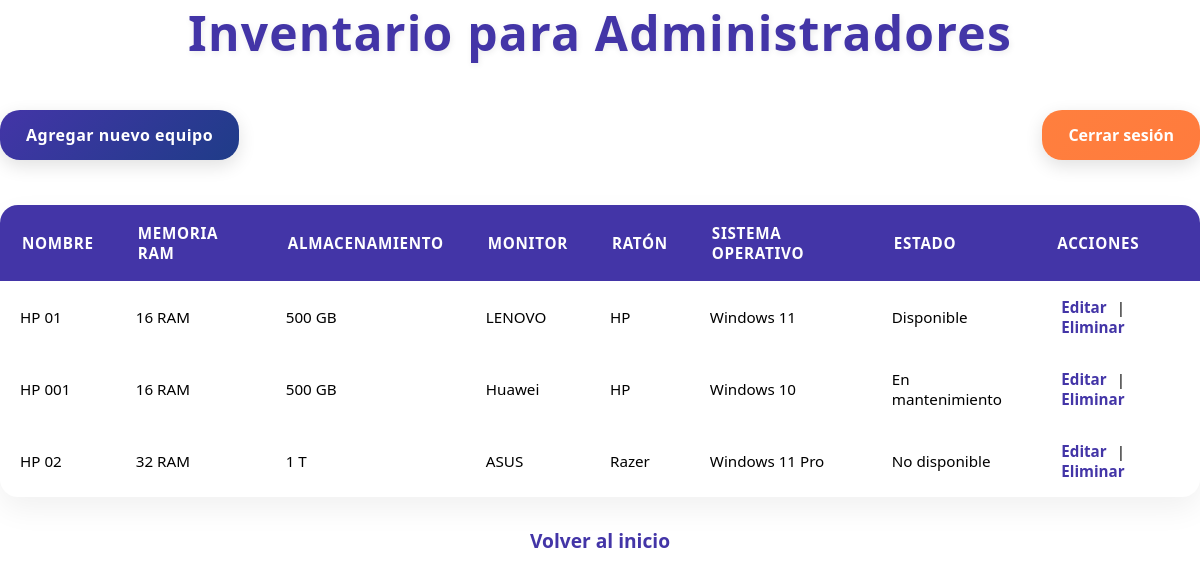
Screenshot of /inventario_admin/ (signed in) with the database file from the repository.
### equipos/models.py (models this page shows, shortened)
class Equipo(models.Model):
    nombre = models.CharField(max_length=100)
    memoria_ram = models.CharField(max_length=50)
    almacenamiento = models.CharField(max_length=50)
    monitor = models.CharField(max_length=100)
    raton = models.CharField(max_length=100)
    sistema_operativo = models.CharField(max_length=100)
    estado = models.CharField(max_length=20, choices=ESTADO_CHOICES, default='disponible')

### equipos/views.py (the view)
# urls.py: path('inventario_admin/', views.inventario_admin, name='inventario_admin'),
@login_required
@permission_required('equipos.view_equipo', raise_exception=True)
def inventario_admin(request):
    equipos = Equipo.objects.all()
    return render(request, 'equipos/inventario_admin.html', {'equipos': equipos})

### equipos/templates/equipos/inventario_admin.html (shortened to what this page needs)
<!DOCTYPE html>
<html>
<head>
    {% load static %}
    <link rel="stylesheet" href="{% static 'css/estilos_vistas.css' %}">
</head>
<body class="page-inventario-admin">
    <h1>Inventario para Administradores</h1>
    <div class="acciones-superiores">
        <a href="{% url 'agregar_equipo' %}" class="btn-agregar">Agregar nuevo equipo</a>
        <form action="{% url 'logout' %}" method="post">
            <button type="submit" class="btn-logout">Cerrar sesión</button>
        </form>
    </div>
    <table>
        <thead>
            <tr>
                <th>Nombre</th>
                <th>Memoria RAM</th>
                <th>Almacenamiento</th>
                <th>Monitor</th>
                <th>Ratón</th>
                <th>Sistema Operativo</th>
                <th>Estado</th>
                <th>Acciones</th>
            </tr>
        </thead>
        <tbody>
            {% for equipo in equipos %}
                <tr>
                    <td>{{ equipo.nombre }}</td>
                    <td>{{ equipo.memoria_ram }}</td>
                    <td>{{ equipo.almacenamiento }}</td>
                    <td>{{ equipo.monitor }}</td>
                    <td>{{ equipo.raton }}</td>
                    <td>{{ equipo.sistema_operativo }}</td>
                    <td>{{ equipo.get_estado_display }}</td>
                    <td>
                        <a href="{% url 'editar_equipo' equipo.id %}" class="link-accion">Editar</a> |
                        <a href="{% url 'eliminar_equipo' equipo.id %}" class="link-accion eliminar">Eliminar</a>
                    </td>
                </tr>
            {% empty %}
                <tr>
                    <td colspan="8">No hay equipos registrados.</td>
                </tr>
            {% endfor %}
        </tbody>
    </table>
    <p><a href="{% url 'inicio' %}" class="link-inicio">Volver al inicio</a></p>
</body>
</html>

### equipos/static/css/estilos_vistas.css (style rules this page uses)
:root { --azul-oscuro: #4335A7; --azul-claro: #80C4E9; --beige: #FFF6E9; --naranja: #FF7F3E; --blanco: #ffffff; --gris-sombra: rgba(0, 0, 0, 0.08); }
* { margin: 0; padding: 0; box-sizing: border-box; font-family: "Segoe UI", Tahoma, Geneva, Verdana, sans-serif; }
.page-inventario-admin h1 { text-align: center; font-size: 3em; font-weight: 800; color: var(--azul-oscuro); margin-bottom: 35px; text-shadow: 1px 2px 6px rgba(0, 0, 0, 0.08); letter-spacing: 1.2px; }
.page-inventario-admin .acciones-superiores { display: flex; justify-content: space-between; align-items: center; margin-bottom: 35px; flex-wrap: wrap; gap: 20px; padding: 10px 0; }
.page-inventario-admin .btn-agregar { background: linear-gradient(135deg, var(--azul-oscuro), #1f3c88); color: var(--blanco); padding: 14px 26px; border-radius: 20px; text-decoration: none; font-weight: bold; font-size: 1em; letter-spacing: 0.5px; transition: background 0.3s ease, transform 0.2s ease; box-shadow: 0 6px 18px rgba(0, 0, 0, 0.12); }
.page-inventario-admin .btn-logout { background: linear-gradient(135deg, var(--naranja), #ff7b3d); border: none; color: var(--blanco); padding: 14px 26px; border-radius: 20px; cursor: pointer; font-weight: bold; font-size: 1em; transition: all 0.3s ease; box-shadow: 0 6px 18px rgba(0, 0, 0, 0.12); }
.page-inventario-admin p { font-size: 1.2em; margin-bottom: 25px; color: #555; text-align: center; }
.page-inventario-admin table { width: 100%; border-collapse: separate; border-spacing: 0; border-radius: 18px; overflow: hidden; background: var(--blanco); box-shadow: 0 12px 30px rgba(0, 0, 0, 0.06); animation: fadeIn 0.5s ease-in-out; }
.page-inventario-admin thead { background-color: var(--azul-oscuro); color: var(--blanco); font-weight: bold; letter-spacing: 0.7px; text-transform: uppercase; }
.page-inventario-admin thead th { padding: 18px 22px; text-align: left; font-size: 0.95em; }
.page-inventario-admin tbody tr { border-bottom: 1px solid #e0e0e0; transition: background-color 0.3s ease, color 0.3s ease; }
.page-inventario-admin tbody td { padding: 16px 20px; font-size: 0.95em; }
.page-inventario-admin .link-accion { color: var(--azul-oscuro); text-decoration: none; font-weight: bold; margin: 0 6px; transition: color 0.3s ease; }
.page-inventario-admin .link-inicio { display: inline-block; margin-top: 30px; color: var(--azul-oscuro); text-decoration: none; font-weight: bold; font-size: 1em; transition: all 0.3s ease; }

### rows the page displays
Equipo: nombre "HP 01", memoria_ram "16 RAM", almacenamiento "500 GB", monitor "LENOVO", raton "HP", sistema_operativo "Windows 11", estado "Disponible"
Equipo: nombre "HP 001", memoria_ram "16 RAM", almacenamiento "500 GB", monitor "Huawei", raton "HP", sistema_operativo "Windows 10", estado "En mantenimiento"
Equipo: nombre "HP 02", memoria_ram "32 RAM", almacenamiento "1 T", monitor "ASUS", raton "Razer", sistema_operativo "Windows 11 Pro", estado "No disponible"
